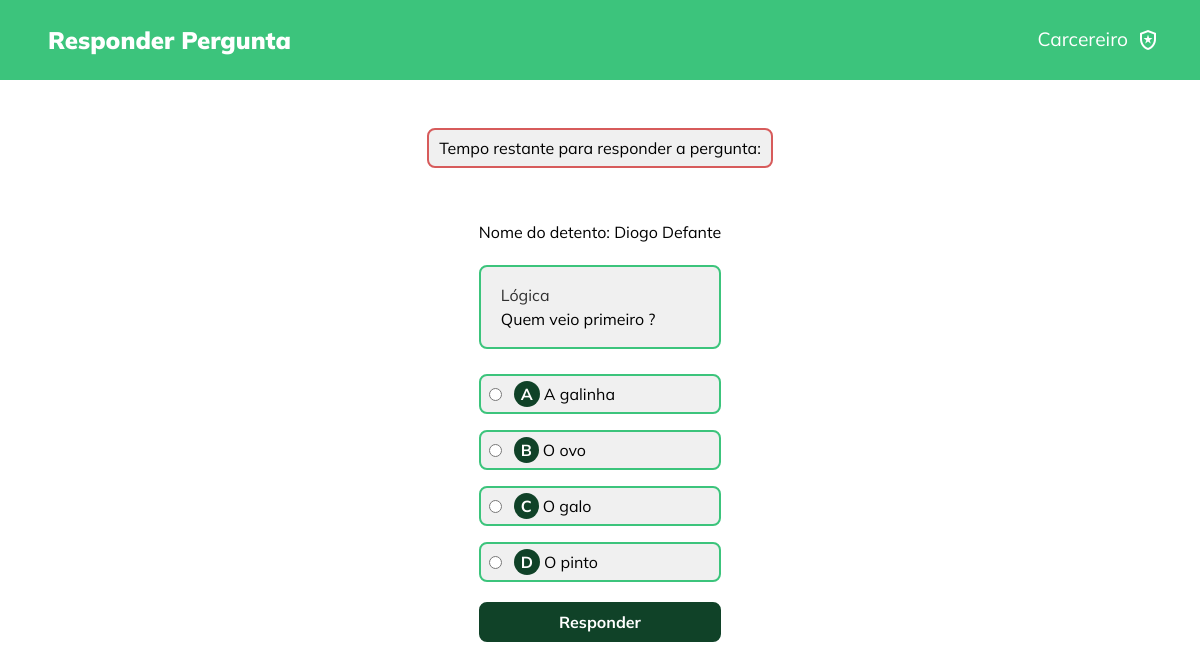
Page /src/responderPergunta/index.php?id=2 (signed in) on the committed database.
### tables this page shows
CREATE TABLE IF NOT EXISTS `ordemprisao` (
  `idOrdem` int(11) NOT NULL AUTO_INCREMENT,
  `idTicket` int(11) NOT NULL,
  `idTipoMeliante` int(11) NOT NULL,
  `idTurmaMeliante` int(11) DEFAULT NULL,
  `idStatusOrdem` int(11) NOT NULL,
  `nomeMeliante` varchar(100) NOT NULL,
  `descricaoMeliante` varchar(200) NOT NULL,
  `localVisto` varchar(100) NOT NULL,
  `nomeDenunciante` varchar(100) NOT NULL,
  `telefoneDenunciante` varchar(50) NOT NULL,
  `assumidaPor` int(11) DEFAULT NULL,
  `presoPor` int(11) DEFAULT NULL,
  `horaOrdem` timestamp NOT NULL DEFAULT current_timestamp() ON UPDATE current_timestamp(),
  PRIMARY KEY (`idOrdem`),
  KEY `idTicket` (`idTicket`),
  KEY `idTipoMeliante` (`idTipoMeliante`),
  KEY `idTurmaMeliante` (`idTurmaMeliante`),
  KEY `idStatusOrdem` (`idStatusOrdem`),
  KEY `assumidaPor` (`assumidaPor`),
  KEY `presoPor` (`presoPor`)
);

CREATE TABLE IF NOT EXISTS `perguntacategoria` (
  `idCategoria` int(11) NOT NULL AUTO_INCREMENT,
  `nome` varchar(100) NOT NULL,
  PRIMARY KEY (`idCategoria`)
);

CREATE TABLE IF NOT EXISTS `pergunta` (
  `idPergunta` int(11) NOT NULL AUTO_INCREMENT,
  `idCategoria` int(11) NOT NULL,
  `enunciado` varchar(200) NOT NULL,
  `alternativaA` varchar(100) NOT NULL,
  `alternativaB` varchar(100) NOT NULL,
  `alternativaC` varchar(100) NOT NULL,
  `alternativaD` varchar(100) NOT NULL,
  `alternativaCorreta` char(1) DEFAULT 'A',
  PRIMARY KEY (`idPergunta`),
  KEY `idCategoria` (`idCategoria`)
);

### src/classes/Detento.php (called while the page is built, shortened)
<?php
class Detento implements ActiveRecord
{
    private int $idOrdemPrisao;
    public function setIdOrdemPrisao(int $idOrdemPrisao): void
    {
        $this->idOrdemPrisao = $idOrdemPrisao;
    }
    public function getIdOrdemPrisao(): int
    {
        return $this->idOrdemPrisao;
    }
}

### src/db/MySQL.php (called while the page is built, shortened)
<?php
class MySQL{
	private $connection;
	public function __construct(){
		$this->connection = new \mysqli(HOST,USUARIO,SENHA,BANCO);
		$this->connection->set_charset("utf8");
	}
	public function consulta($sql){
		$result = $this->connection->query($sql);
		$data = array();
		while($item = mysqli_fetch_array($result)){
			$data[] = $item;
		}
		return $data;
		}
	}
?>

### src/classes/OrdemPrisao.php (called while the page is built, shortened)
<?php
class OrdemPrisao implements ActiveRecord
{
    public function getNomeMeliante(): string
    {
        return $this->nomeMeliante;
    }
    public static function find($idOrdem): OrdemPrisao
    {
        $conexao = new MySQL();
        $sql = "SELECT * FROM ordemprisao WHERE idOrdem = {$idOrdem}";
        $resultado = $conexao->consulta($sql);
        $p = new OrdemPrisao(
                $resultado[0]['nomeMeliante'],
                $resultado[0]['descricaoMeliante'],
                $resultado[0]['localVisto'],
                $resultado[0]['nomeDenunciante'],
                $resultado[0]['telefoneDenunciante']
        );
        $p->setIdTicket($resultado[0]['idTicket']);
        $p->setIdTipoMeliante($resultado[0]['idTipoMeliante']);
        $p->setIdStatusOrdem($resultado[0]['idStatusOrdem']);
        $p->setHoraOrdem($resultado[0]['horaOrdem']);
        if (!is_null($resultado[0]['idTurmaMeliante'])) {
            $p->setIdTurmaMeliante($resultado[0]['idTurmaMeliante']);
        } else{
            $p->setIdTurmaMeliante(null);
        }
        if (!is_null($resultado[0]['assumidaPor'])) {
            $p->setAssumidaPor($resultado[0]['assumidaPor']);
        } else{
            $p->setAssumidaPor(null);
        }
        if (!is_null($resultado[0]['presoPor'])) {
            $p->setPresoPor($resultado[0]['presoPor']);
        } else{
            $p->setPresoPor(null);
        }
        $p->setIdOrdem($resultado[0]['idOrdem']);
        return $p;
    }
}

### src/classes/Pergunta.php (called while the page is built, shortened)
<?php
class Pergunta implements ActiveRecord
{
    public function getEnunciado(): string
    {
        return $this->enunciado;
    }
    public function getAlternativaA(): string
    {
        return $this->alternativaA;
    }
    public function getAlternativaB(): string
    {
        return $this->alternativaB;
    }
    public function getAlternativaC(): string
    {
        return $this->alternativaC;
    }
    public function getAlternativaD(): string
    {
        return $this->alternativaD;
    }
    public static function getNumeroDePerguntas(): int
    {
        $connection = new MySQL();
        $sql = "SELECT COUNT(1) AS qtdePerguntas FROM `pergunta`";
        $results = $connection->consulta($sql);
        return $results[0]["qtdePerguntas"];
    }
    public function getNomeCategoria(): string
    {
        $connection = new MySQL();
        $sql = "SELECT C.nome AS `nome` FROM `perguntacategoria` C WHERE `idCategoria` = {$this->idCategoria}";
        $results = $connection->consulta($sql);
        return $results[0]["nome"];
    }
    public static function sorteioPergunta(): Pergunta
    {
        $connection = new MySQL();
        $indice = rand(1, self::getNumeroDePerguntas());
        $sql = "SELECT * FROM (SELECT ROW_NUMBER() OVER (ORDER BY idPergunta) AS indice, idPergunta, idCategoria, enunciado, alternativaA, alternativaB, alternativaC, alternativaD, alternativaCorreta FROM pergunta) P WHERE indice = {$indice}";
        $res = $connection->consulta($sql);
        $pergunta = new Pergunta(
            $res[0]["idCategoria"],
            $res[0]["enunciado"],
            $res[0]["alternativaA"],
            $res[0]["alternativaB"],
            $res[0]["alternativaC"],
            $res[0]["alternativaD"],
            $res[0]["alternativaCorreta"]
        );
        $pergunta->setIdPergunta($res[0]["idPergunta"]);
        return $pergunta;
    }
}

### src/responderPergunta/index.php (the view, shortened to what this page needs)
<?php
$detento = new Detento();
$detento->setIdOrdemPrisao($_GET['id']);
$ordemPrisao = OrdemPrisao::find($detento->getIdOrdemPrisao());
?>
<!DOCTYPE html>
<html lang="pt-br">
<head>
    <link rel="stylesheet" href="../visualizarDetento/style.css">
    <link rel="stylesheet" href="https://cdnjs.cloudflare.com/ajax/libs/jquery-modal/0.9.1/jquery.modal.min.css" />
    <link rel="stylesheet" href="../assets/styles/reset.css">
    <link rel="stylesheet" href="../assets/styles/globalStyles.css">
    <link rel="stylesheet" href="style.css">
</head>
<body>
<div class="header">
    <div class="logo">
        <a href="#">Responder Pergunta</a>
    </div>
    <div class="user">
        <p>Carcereiro</p>
        <span class="material-symbols-outlined">
            </span>
    </div>
</div>
<?php
$pergunta = Pergunta::sorteioPergunta();
$categoria = $pergunta->getNomeCategoria();
?>
<p class="tempo-restante">Tempo restante para responder a pergunta: <span id="timer">01:00</span></p>
<div class="area-responder-pergunta">
    <p class="nome-detento">Nome do detento: <?php echo $ordemPrisao->getNomeMeliante() ?></p>
    <div class="descricao-pergunta">
        <p class="nome-categoria"><?php echo $categoria ?></p>
        <p class="enunciado"><?php echo $pergunta->getEnunciado() ?></p>
    </div>
    <form action="resposta.php" method="post">
        <div class="alternativas">
            <label>
                <input type="radio" name='resposta' value='A'>
                <span id="A"><?php echo $pergunta->getAlternativaA() ?></span>
            </label>
            <label>
                <input type="radio" name='resposta' value='B'>
                <span id="B"><?php echo $pergunta->getAlternativaB() ?></span>
            </label>
            <label>
                <input type="radio" name='resposta' value='C'>
                <span id="C"><?php echo $pergunta->getAlternativaC() ?></span>
            </label>
            <label>
                <input type="radio" name='resposta' value='D'>
                <span id="D"><?php echo $pergunta->getAlternativaD() ?></span>
            </label>
        </div>
        <input id="button" type="submit" value="Responder" name="button">
    </form>
</div>
</body>
</html>

### src/visualizarDetento/style.css (style rules this page uses)
* { padding: 0; margin: 0; box-sizing: border-box; }
.header { width: 100%; height: 80px; background-color: var(--primary); display: flex; justify-content: space-between; padding: 0 2.5rem 0 3rem; align-items: center; user-select: none; }
.logo, .user { display: flex; justify-content: center; align-items: center; }
.logo { font-size: 150%; font-weight: 900; }
.logo a, .user { text-decoration: none; color: #ffffff; }
.user { gap: .5rem; position: relative; }
.user > p { font-size: 120%; }

### src/assets/styles/globalStyles.css (style rules this page uses)
:root { --primary: #3CC47C; --primaryVariant: #2FBF77; --gray: #EDEDED; --gray2: #D9D9D9; --white: #fafafafa; --green: #165735; --darkGreen: #104228; --black: #000000; --blackOpacity: #00000035; --blue: blue; --yellow: yellow; --red: red; --main-font: "Mulish"; }
body { font-family: "Mulish"; }

### src/responderPergunta/style.css (style rules this page uses)
body { display: flex; flex-direction: column; align-items: center; row-gap: 40px; }
.area-responder-pergunta { display: flex; flex-direction: column; row-gap: 25px; max-width: 400px; margin-bottom: 40px; padding: 8px; }
.area-responder-pergunta .descricao-pergunta { border: 2px solid #3CC47C; border-radius: 8px; padding: 20px; display: flex; flex-direction: column; row-gap: 8px; background-color: #f0f0f0; }
.area-responder-pergunta .descricao-pergunta .nome-categoria { opacity: 0.8; }
.area-responder-pergunta form { display: flex; flex-direction: column; row-gap: 20px; }
.area-responder-pergunta .alternativas { display: flex; flex-direction: column; row-gap: 16px; }
.area-responder-pergunta .alternativas label { background-color: #f0f0f0; border: 2px solid #3CC47C; border-radius: 8px; padding: 8px 8px; display: flex; align-items: center; column-gap: 8px; }
.area-responder-pergunta .alternativas label span { line-height: 1.25; }
#A::before { content: 'A'; }
#B::before { content: 'B'; }
#C::before { content: 'C'; }
#D::before { content: 'D'; }
span::before { background-color: #104228; color: #fff; padding: 3px 7px; min-width: 14px; min-height: 14px; margin: 4px; border-radius: 50%; font-weight: bold; }
#button { background-color: #104228; border: 2px solid #104228; border-radius: 8px; color: #fff; font-weight: bold; padding: 10px; }
.tempo-restante { background-color: #f0f0f0; padding: 10px; border-radius: 8px; border: 2px solid #d75b5b; margin: 8px; }

### rows in the picture
ordemprisao: nomeMeliante "Diogo Defante"
perguntacategoria: nome "Lógica"
pergunta: enunciado "Quem veio primeiro ?", alternativaA "A galinha", alternativaB "O ovo", alternativaC "O galo", alternativaD "O pinto"
